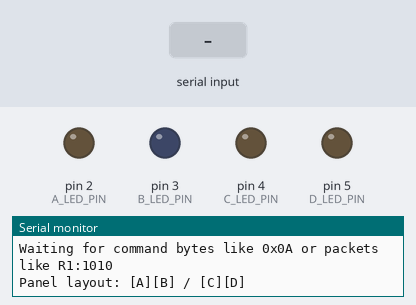
This sketch was run on a simulated Arduino Uno, built with avr-gcc and run on an emulated ATmega328P. Parts: output pins drawn as LEDs (lit = HIGH), the last lines printed to the serial monitor. The inputs (shaded band) are chosen by the test bench.

Above: at 1.2 s.
1.3 s: byte 10 ('\n') received over Serial
At 2.1 s:
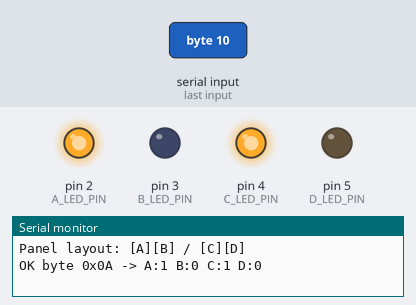
2.8 s: byte 13 ('\r') received over Serial
At 3.3 s:
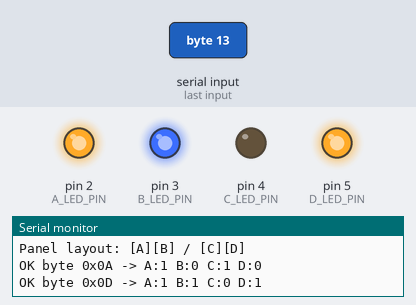
Timing chart, 0 to 5.8 s (numbered marks = the images above; inputs shaded):
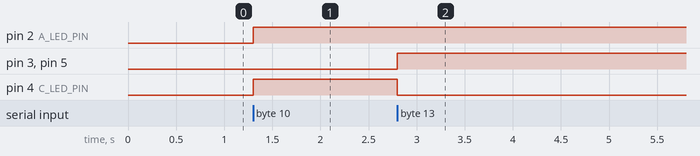

Measured:
- after the input at 1.3 s, pin 2 (A_LED_PIN), pin 4 (C_LED_PIN): LOW → HIGH at once
- after the input at 2.8 s, pin 3 (B_LED_PIN), pin 5 (D_LED_PIN): LOW → HIGH at once; pin 4 (C_LED_PIN): HIGH → LOW at once

The sketch:

arduino_led_panel_controller.ino
```cpp
/*
=============================================================================
Project: Multi-Robot Communication System with Vision-Based Tracking
Module : Arduino LED Panel Controller
Author : Amunugama H.M.K.D. (E/21/029)
Version: 1.0 (Serial LED Panel GPIO Controller)
Date   : May 30, 2026

Purpose:
Receives simple serial LED commands from the PC navigation controller and
drives a physical 2x2 LED panel.

Hardware Architecture:
  PC (Python/OpenCV) -> Serial USB -> Arduino -> 2x2 LED Panel

Why Arduino Handles GPIO:
  The PC is responsible for OpenCV camera processing, ArUco tracking, occupancy
  mapping, A* planning, and NavigationCommand generation. Those tasks need much
  more processing power than an Arduino provides.

  The Arduino is responsible only for deterministic GPIO control. It receives
  small serial packets from the PC and updates the LED pins immediately. Python
  should not directly drive Arduino GPIO pins because the Arduino owns those
  physical pins and can update them reliably in real time.

Supported Serial Formats:
  1. Single command byte from Python:
       0x0A means 1010, 0x03 means 0011, etc.

  2. Human-readable debug packet:
       R<robot_id>:ABCD

Examples:
  byte 0x0A
  R1:1010
  R1:1100
  R1:1111

The single-byte format is compact for the PC control program. The text format
is kept because it is beginner friendly and easy to test in Serial Monitor.

Panel Layout:
  [ A ][ B ]
  [ C ][ D ]

LED Bit Meaning:
  1 = LED ON
  0 = LED OFF
=============================================================================
*/

// ================================================================
//  PIN CONFIG
// ================================================================
const int A_LED_PIN = 2;
const int B_LED_PIN = 3;
const int C_LED_PIN = 4;
const int D_LED_PIN = 5;

// Maximum packet length is small, but this buffer leaves room for line endings.
const int PACKET_BUFFER_SIZE = 24;

char packetBuffer[PACKET_BUFFER_SIZE];
int packetIndex = 0;

// ================================================================
//  PANEL HELPERS
// ================================================================
void clearPanel() {
  digitalWrite(A_LED_PIN, LOW);
  digitalWrite(B_LED_PIN, LOW);
  digitalWrite(C_LED_PIN, LOW);
  digitalWrite(D_LED_PIN, LOW);
}

void applyPattern(const int pattern[4]) {
  digitalWrite(A_LED_PIN, pattern[0] == 1 ? HIGH : LOW);
  digitalWrite(B_LED_PIN, pattern[1] == 1 ? HIGH : LOW);
  digitalWrite(C_LED_PIN, pattern[2] == 1 ? HIGH : LOW);
  digitalWrite(D_LED_PIN, pattern[3] == 1 ? HIGH : LOW);
}

bool parsePacket(const char *packet, int pattern[4]) {
  /*
    Expected format:
      R1:1010

    The parser accepts any numeric robot ID length:
      R2:0011
      R12:1111

    Only the four bits after ':' are used by this physical panel.
  */
  if (packet[0] != 'R') {
    return false;
  }

  int colonIndex = -1;
  for (int i = 1; packet[i] != '\0'; i++) {
    if (packet[i] == ':') {
      colonIndex = i;
      break;
    }
  }

  if (colonIndex < 0) {
    return false;
  }

  for (int i = 0; i < 4; i++) {
    char bit = packet[colonIndex + 1 + i];
    if (bit == '1') {
      pattern[i] = 1;
    } else if (bit == '0') {
      pattern[i] = 0;
    } else {
      return false;
    }
  }

  // Reject extra characters after the four LED bits.
  if (packet[colonIndex + 5] != '\0') {
    return false;
  }

  return true;
}

void patternFromByte(byte commandByte, int pattern[4]) {
  /*
    Byte format:
      bit 3 -> A
      bit 2 -> B
      bit 1 -> C
      bit 0 -> D

    Example:
      0x0A = binary 1010 -> A=1, B=0, C=1, D=0
  */
  pattern[0] = (commandByte & 0x08) ? 1 : 0;
  pattern[1] = (commandByte & 0x04) ? 1 : 0;
  pattern[2] = (commandByte & 0x02) ? 1 : 0;
  pattern[3] = (commandByte & 0x01) ? 1 : 0;
}

void handleCommandByte(byte commandByte) {
  int pattern[4] = {0, 0, 0, 0};
  patternFromByte(commandByte, pattern);
  applyPattern(pattern);

  Serial.print("OK byte 0x");
  if (commandByte < 16) {
    Serial.print("0");
  }
  Serial.print(commandByte, HEX);
  Serial.print(" -> A:");
  Serial.print(pattern[0]);
  Serial.print(" B:");
  Serial.print(pattern[1]);
  Serial.print(" C:");
  Serial.print(pattern[2]);
  Serial.print(" D:");
  Serial.println(pattern[3]);
}

void handlePacket(const char *packet) {
  int pattern[4] = {0, 0, 0, 0};

  if (parsePacket(packet, pattern)) {
    applyPattern(pattern);

    Serial.print("OK ");
    Serial.print(packet);
    Serial.print(" -> A:");
    Serial.print(pattern[0]);
    Serial.print(" B:");
    Serial.print(pattern[1]);
    Serial.print(" C:");
    Serial.print(pattern[2]);
    Serial.print(" D:");
    Serial.println(pattern[3]);
  } else {
    Serial.print("ERR invalid packet: ");
    Serial.println(packet);
  }
}

// ================================================================
//  ARDUINO SETUP
// ================================================================
void setup() {
  pinMode(A_LED_PIN, OUTPUT);
  pinMode(B_LED_PIN, OUTPUT);
  pinMode(C_LED_PIN, OUTPUT);
  pinMode(D_LED_PIN, OUTPUT);

  clearPanel();

  Serial.begin(115200);
  Serial.println("Arduino LED Panel Controller ready.");
  Serial.println("Waiting for command bytes like 0x0A or packets like R1:1010");
  Serial.println("Panel layout: [A][B] / [C][D]");
}

// ================================================================
//  MAIN LOOP
// ================================================================
void loop() {
  while (Serial.available() > 0) {
    char ch = Serial.read();

    // Python sends compact command bytes in the range 0x00 to 0x0F.
    // Text packets begin with 'R', so non-text low values can be applied
    // immediately as LED bit patterns.
    if (packetIndex == 0 && (byte)ch <= 0x0F) {
      handleCommandByte((byte)ch);
      continue;
    }

    if (ch == '\n' || ch == '\r') {
      if (packetIndex > 0) {
        packetBuffer[packetIndex] = '\0';
        handlePacket(packetBuffer);
        packetIndex = 0;
      }
    } else {
      if (packetIndex < PACKET_BUFFER_SIZE - 1) {
        packetBuffer[packetIndex] = ch;
        packetIndex++;
      } else {
        packetBuffer[PACKET_BUFFER_SIZE - 1] = '\0';
        Serial.print("ERR packet too long: ");
        Serial.println(packetBuffer);
        packetIndex = 0;
        clearPanel();
      }
    }
  }
}
```
